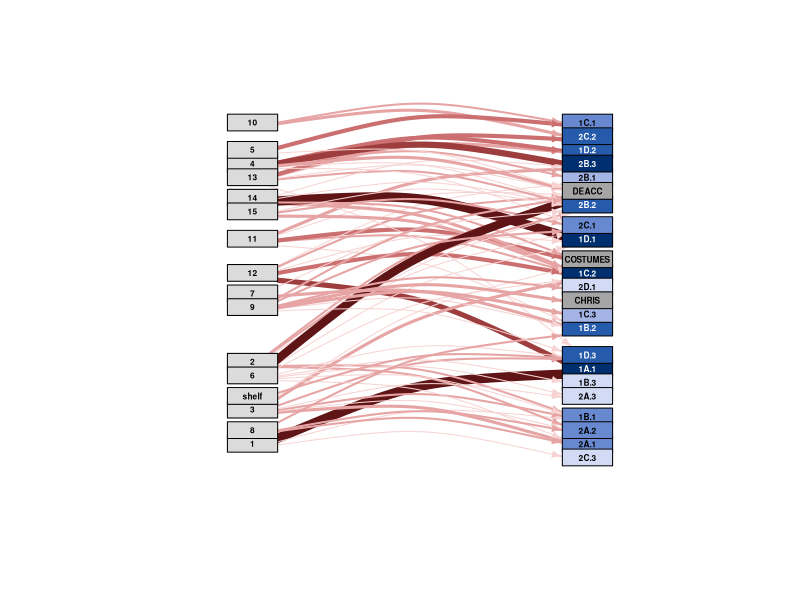
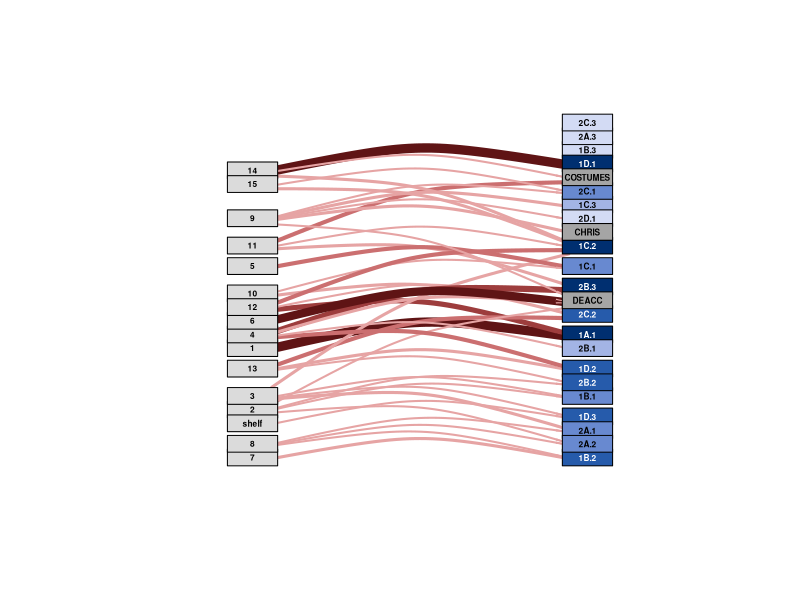

These charts were generated, in order, by the following R code:

# Load libraries ----------------------------------------------------------

library(igraph)
library(tidyverse)


# Load in data ------------------------------------------------------------

data <- read.csv("BCCA_objectmoves - ALL.csv")

# Separate nodes and edges ------------------------------------------------

nodes_list <- c(1:15, "shelf", "1A.1", "1B.1", "1B.2", "1B.3", "1C.1", "1C.2", "1C.3", 
                "1D.1", "1D.2", "1D.3", "2A.1", "2A.2", "2A.3", "2B.1", "2B.2", "2B.3",
                "2C.1", "2C.2", "2C.3", "2D.1", "DEACC", "COSTUMES", "CHRIS") 

nodes <- data.frame(nodes_list)
colnames(nodes) <- c("id")

for(i in 1:nrow(nodes)){
  if(nodes$id[i] %in% 1:15 | nodes$id[i] == "shelf"){
    nodes$type[i] <- "TRUE"
  } else {
    nodes$type[i] <- "FALSE"
  }
}

edges <- data %>% 
  select(box_original, box_new)
colnames(edges) <- c("from", "to")

edges_vector <- c()

for(i in 1:nrow(edges)){
  new_piece <- c(edges$from[i], edges$to[i])
  edges_vector <- c(edges_vector, new_piece)
}

# Make igraph object ------------------------------------------------------

types <- nodes$type
names(types) <- nodes$id

net <- graph_from_data_frame(d = edges, vertices = nodes, directed = T)
is_bipartite(net)

L0 <- layout_as_bipartite(net)

# net %>% 
#   plot(layout=L0[,2:1],
#        vertex.shape = "rectangle",
#        vertex.size = 20,
#        vertex.size2 = 10,
#        vertex.label.cex = 0.5,
#        edge.arrow.size = 0.5,
#        edge.arrow.width = 0.2)


# Make second network that weights arrows ---------------------------------

edges_test <- edges

for(i in 1:nrow(edges_test)) {
  edges_test$path[i] <- paste(edges$from[i], edges$to[i], sep = ",")
}

nodes_to_weights <- edges %>% 
  count(to)

nodes <- left_join(nodes, nodes_to_weights, by = c("id" = "to"))


# Add color values for nodes
for(i in 1:nrow(nodes)){
  if(nodes$id[i] == "DEACC" | nodes$id[i] == "CHRIS" | nodes$id[i] == "COSTUMES") {
    nodes$color[i] <- "#A5A5A5"
    nodes$text_color[i] <- "#000000"
  } else if (nodes$id[i] %in% c(1:15, "shelf") ){
    nodes$color[i] <- "#DBDBDB"
    nodes$text_color[i] <- "#000000"
  } else if(nodes$n[i] >= 10) {
    nodes$color[i] <- "#002F70"
    nodes$text_color[i] <- "#FFFFFF"
  } else if(nodes$n[i] >= 7) {
    nodes$color[i] <- "#265BAB"
    nodes$text_color[i] <- "#FFFFFF"
  } else if(nodes$n[i] >= 5){
    nodes$color[i] <- "#6889D0"
    nodes$text_color[i] <- "#000000"
  } else if(nodes$n[i] >= 3){
    nodes$color[i] <- "#A3B4E5"
    nodes$text_color[i] <- "#000000"
  } else {
    nodes$color[i] <- "#D3DBF4"
    nodes$text_color[i] <- "#000000"
  }
}


edges_weights <- edges_test %>% 
  count(path) %>% 
  separate(path, c("from", "to"), sep = ",") %>% 
  mutate(weight = n) %>% 
  select(-n)

for(i in 1:nrow(edges_weights)){
  if(edges_weights$weight[i] <= 1){
    edges_weights$color[i] <- "#F7D3D3"
  } else if(edges_weights$weight[i] <= 3){
    edges_weights$color[i] <- "#E6A4A4"
  } else if(edges_weights$weight[i] <= 4){
    edges_weights$color[i] <- "#CB6F70"
  } else if(edges_weights$weight[i] <= 6){
    edges_weights$color[i] <- "#9D3D3D"
  } else {
    edges_weights$color[i] <- "#5F1415"
  }
}

weighted <- graph_from_data_frame(d = edges_weights, vertices = nodes, directed = T)
L1 <- layout_as_bipartite(weighted)

E(weighted)$width <- E(weighted)$weight

# this code will put nodes in the correct order but it messes other things up
# weighted_neworder <- permute(weighted, c(10, 5, 4, 13,14, 15, 11, 12, 7, 9, 2, 6, 16, 3, 8, 1, 21, 34, 
#                                          25, 32, 30, 37, 31, 33, 24, 38, 22, 36, 39, 23, 19, 26, 17, 
#                                          20, 29, 18, 28, 27, 35))

weighted %>% 
  plot(layout=L1[,2:1],
       vertex.shape = "rectangle",
       vertex.size = 30,
       vertex.size2 = 10,
       vertex.color = nodes$color,
       vertex.label.cex = 0.5,
       vertex.label.family = "Helvetica",
       vertex.label.font = 2,
       vertex.label.color = nodes$text_color,
       edge.arrow.size = 0.5,
       edge.arrow.width = 1,
       edge.color = edges_weights$color,
       edge.curved = 0.2)


# Removing noisy lines ----------------------------------------------------

edges_clean <- edges_weights %>% 
  filter(weight >= 2)

clean <- graph_from_data_frame(d = edges_clean, vertices = nodes, directed = T)
L1 <- layout_as_bipartite(clean)

E(clean)$width <- E(clean)$weight


clean %>% 
  plot(layout=L1[,2:1],
       vertex.shape = "rectangle",
       vertex.size = 30,
       vertex.size2 = 10,
       vertex.color = nodes$color,
       vertex.label.cex = 0.5,
       vertex.label.family = "Helvetica",
       vertex.label.font = 2,
       vertex.label.color = nodes$text_color,
       edge.arrow.size = 0.3,
       edge.arrow.width = 0.3,
       edge.color = edges_clean$color,
       edge.curved = 0.2)
